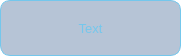
<?xml version="1.0" encoding="UTF-8"?>
<ui version="4.0">
 <class>MiniLabelComponent</class>
 <widget class="QWidget" name="MiniLabelComponent">
  <property name="geometry">
   <rect>
    <x>0</x>
    <y>0</y>
    <width>181</width>
    <height>56</height>
   </rect>
  </property>
  <property name="windowTitle">
   <string>Form</string>
  </property>
  <property name="styleSheet">
   <string notr="true">background: transparent;</string>
  </property>
  <layout class="QHBoxLayout" name="horizontalLayout">
   <property name="spacing">
    <number>0</number>
   </property>
   <property name="leftMargin">
    <number>0</number>
   </property>
   <property name="topMargin">
    <number>0</number>
   </property>
   <property name="rightMargin">
    <number>0</number>
   </property>
   <property name="bottomMargin">
    <number>0</number>
   </property>
   <item>
    <widget class="QWidget" name="Content" native="true">
     <property name="styleSheet">
      <string notr="true">QWidget#Content{
	background-color: rgba(68, 105, 150, 100);
	border: 1px solid;
	border-color:#74c7ec;
	color: rgb(89, 127, 184);
	border-radius: 10px;
}</string>
     </property>
     <layout class="QHBoxLayout" name="horizontalLayout_2">
      <property name="spacing">
       <number>0</number>
      </property>
      <property name="leftMargin">
       <number>10</number>
      </property>
      <property name="topMargin">
       <number>10</number>
      </property>
      <property name="rightMargin">
       <number>10</number>
      </property>
      <property name="bottomMargin">
       <number>10</number>
      </property>
      <item>
       <widget class="QLabel" name="TextLabel">
        <property name="styleSheet">
         <string notr="true">color: rgb(116, 199, 236);
font-size: 10pt;</string>
        </property>
        <property name="text">
         <string>Text</string>
        </property>
        <property name="alignment">
         <set>Qt::AlignmentFlag::AlignCenter</set>
        </property>
       </widget>
      </item>
     </layout>
    </widget>
   </item>
  </layout>
 </widget>
 <resources/>
 <connections/>
</ui>
